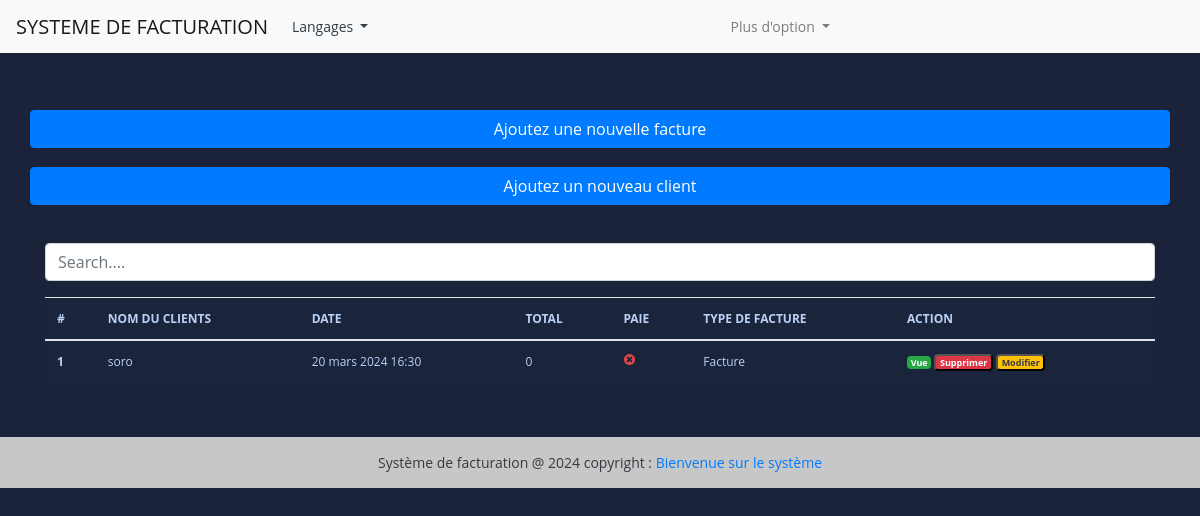
Page /fr/ (signed in) on the earlier database version.
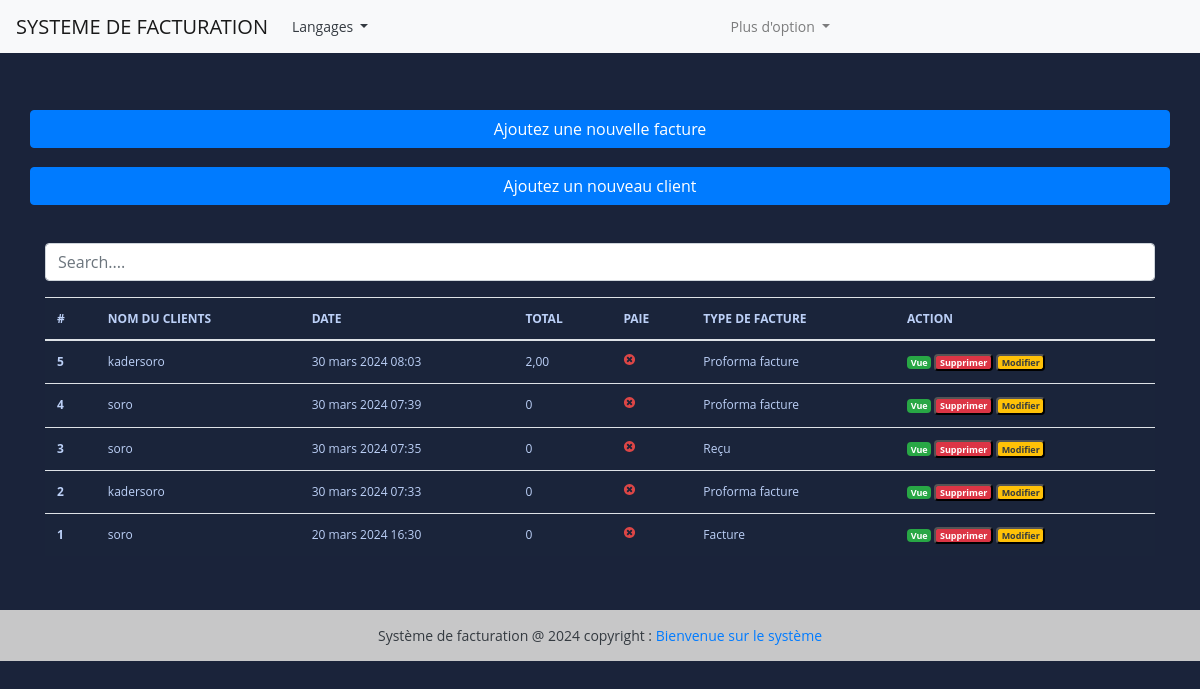
Same page on the later database version.
### fact_app/models.py (models this page shows, shortened)
class Invoice(models.Model):
    INVOICE_TYPE = (
        ('R', _('Reçu')),
        ('P', _('Proforma facture')),
        ('F', _('Facture'))
    )
    customer = models.ForeignKey(Customer, on_delete=models.PROTECT)
    save_by = models.ForeignKey(User, on_delete=models.PROTECT)
    invoice_date_time = models.DateTimeField(auto_now_add=True)
    invoice_date = models.DateField(_("Date"), auto_now_add=True)
    total = models.DecimalField(max_digits=10000, decimal_places=2)
    last_updated_date = models.DateTimeField(null=True, blank=True)
    paid = models.BooleanField(default=False)
    invoice_type = models.CharField(max_length=1, choices=INVOICE_TYPE)
    comments = models.TextField(null=True, max_length=1000, blank=True)
    class Meta:
        verbose_name = _("Invoice")
        verbose_name_plural = _("Invoices")
    @property
    def get_total(self):
        articles = self.article_set.all()
        total = sum(article.get_total for article in articles)
        return total

class Customer(models.Model):
    SEX_TYPES = (
        ('M', _('Masculin')),
        ('F', _('Feminin')),
    )
    name = models.CharField(max_length=132)
    email = models.EmailField()
    phone = models.CharField(max_length=130)
    address = models.CharField(max_length=64)
    sex = models.CharField(max_length=1, choices=SEX_TYPES)
    age = models.CharField(max_length=12)
    city = models.CharField(max_length=33)
    zip_code = models.CharField(max_length=16)
    create_date = models.DateTimeField(auto_now_add=True)
    save_by = models.ForeignKey(User, on_delete=models.PROTECT)
    class Meta:
        verbose_name = _("Customer")
        verbose_name_plural = _("Customers")

class Article(models.Model):
    invoice = models.ForeignKey(Invoice, on_delete=models.PROTECT)
    save_by = models.ForeignKey(User, on_delete=models.PROTECT)
    name = models.CharField(max_length=150)
    quantity = models.IntegerField()
    unit_price = models.DecimalField(max_digits=1000, decimal_places=2)
    total = models.DecimalField(max_digits=1000, decimal_places=2)
    class Meta:
        verbose_name = _("Article")
        verbose_name_plural = _("Articles")
    @property
    def get_total(self):
        total = self.quantity * self.unit_price
        return total

### fact_app/views.py (the view, shortened to what this page needs)
# urls.py: path("", views.HomeView.as_view(), name='home'),
class HomeView(LoginRequiredSuperuserMixim, View):
    templates_name = 'index.html'
    invoices = Invoice.objects.select_related('customer', 'save_by').all().order_by('-invoice_date_time')
    context = {
        'invoices': invoices,
    }
    def get(self, request, *args, **kwargs):
        items = pargination(request, self.invoices)
        self.context['invoices'] = items
        return render(request, self.templates_name, self.context)

### fact_app/utils.py (called while the page is built)
def pargination(request, invoices):
        default_page = 1
        page = request.GET.get('page', default_page)
        items_per_page = 5
        paginator = Paginator(invoices, items_per_page)
        try:
            items_page = paginator.page(page)
        except PageNotAnInteger:
            items_page = paginator.page(default_page)
        except EmptyPage:
            items_page = paginator.page(paginator.num_pages)
        return items_page

### templates/index.html (shortened to what this page needs)
{% extends 'base.html' %}
{% load static %}
{% load i18n %}
{% block content %}
    <br><br>
    <div class="row">
        <a href="{% url 'add-invoice' %}" class="btn col-12 btn-primary">
           Ajoutez une nouvelle facture
        </a>
   </div>
   <br>
   <div class="row">
      <a href="{% url 'add-customer' %}" class="btn col-12 btn-primary">
         {% translate 'Ajoutez un nouveau client' %}
      </a>
   </div>
     <br> <br>
     <div class="form-group ">
        <input id="search" class="form-control" type="text" placeholder="Search....">
     </div>
     <div>
        <table class="table table-striped-columns">
           <thead>
              <tr>
                 <th scope="col">#</th>
                 <th scope="col">{% translate 'NOM DU CLIENTS' %}</th>
                 <th scope="col">{% translate 'DATE' %}</th>
                 <th scope="col">{% translate 'TOTAL' %}</th>
                 <th scope="col">{% translate 'PAIE' %}</th>
                 <th scope="col">{% translate 'TYPE DE FACTURE' %}</th>
                 <th scope="col">{% translate 'ACTION' %}</th>
              </tr>
           </thead>
           <tbody id="myTable">
              {% if invoices %}
              {% for facture in invoices %}
              <tr>
                 <th scope="row">{{ facture.pk }}</th>
                 <td>{{facture.customer.name}}</td>
                 <td>{{facture.invoice_date_time}}</td>
                 <td>{{ facture.get_total }}</td>
                 <td>
                    {% if facture.paid %}
                    <img src="{% static 'images/icon-yes.svg' %}" alt="True">
                    {% else %}
                    <img src="{% static 'images/icon-no.svg' %}" alt="False">
                    {% endif %}
                 </td>
                 <td>{{facture.get_invoice_type_display}}</td>
                 <td>
                    <a href="{% url 'view-invoice' pk=facture.pk %}" title="Detail" class="badge text-white bg-success">{% trans 'Vue' %}</a>
                    <button id="btn-invoice-sup" type="button" data-toggle="modal" data-target="#supprimer"
                       class="badge text-white bg-danger" title="Supprimer" data-id="{{ facture.pk }}"
                       data-customer="{{facture.customer.name}}">{% translate 'Supprimer' %}
                    </button>
                    <button id="btn-invoice-mod" type="button" data-toggle="modal" title="Modifier" data-target="#modifier"
                       data-id="{{facture.pk}}" data-customer="{{facture.customer.name}}"
                       class="badge text-dark bg-warning"> {% translate 'Modifier' %}
                    </button>
                 </td>
              </tr>
              {% endfor %}
              {% else %}
              <p class="text-center text-white">{% translate "Aucune facture n'a été trouvé" %}</p>
              {% endif %}
           </tbody>
        </table>
     </div>
     <br><br>
{% endblock content %}

Differences in the rows shown:
added Invoice: pk "5", customer.name "kadersoro", invoice_date_time "30 mars 2024 08:03", get_total "2,00", paid False (drawn), invoice_type "Proforma facture"
added Invoice: pk "4", customer.name "soro", invoice_date_time "30 mars 2024 07:39", get_total "0", paid False (drawn), invoice_type "Proforma facture"
added Invoice: pk "3", customer.name "soro", invoice_date_time "30 mars 2024 07:35", get_total "0", paid False (drawn), invoice_type "Reçu"
added Invoice: pk "2", customer.name "kadersoro", invoice_date_time "30 mars 2024 07:33", get_total "0", paid False (drawn), invoice_type "Proforma facture"
